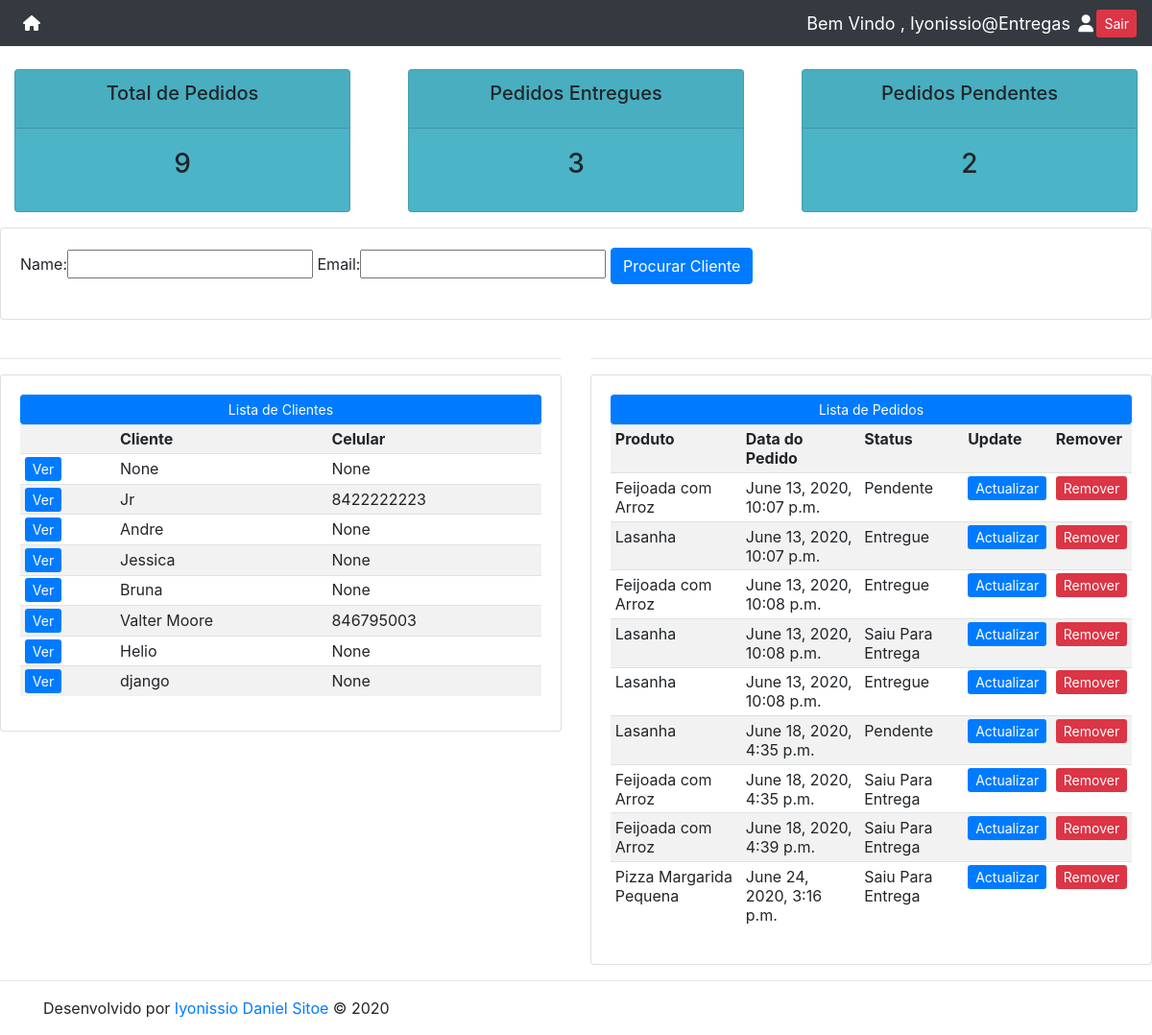
The app's page / (signed in) with its own data.
### entregar/models.py (models this page shows, shortened)
class Customer(models.Model):
    user = models.OneToOneField(User, null=True,blank= True, on_delete=models.CASCADE)
    name = models.CharField(max_length=200, null=True)
    phone = models.CharField(max_length=200, null=True)
    email = models.CharField(max_length=200, null=True)
    profile_pic = models.ImageField(default="HambC.png",null=True,blank=True)
    date_created = models.DateTimeField(auto_now_add=True)

class Order(models.Model):
    STATUS = (
        ('Pendente', 'Pendente'),
        ('Saiu Para Entrega', 'Saiu Para Entrega'),
        ('Entregue', 'Entregue')
    )
    customer = models.ForeignKey(Customer, null=True, on_delete= models.SET_NULL)
    product = models.ForeignKey(Product, null=True, on_delete= models.SET_NULL)
    date_created = models.DateTimeField(auto_now_add=True)
    status = models.CharField(max_length=200, null=True, choices=STATUS)
    note = models.CharField(max_length=1000, null=True)

class Product(models.Model):
    CATEGORY = (
        ('Levar', 'Levar'),
        ('Comer Aqui ', 'Comer Aqui')
    )
    name = models.CharField(max_length=200, null=True)
    price = models.FloatField( null=True)
    category = models.CharField(max_length=200, null=True, choices=CATEGORY)
    description = models.CharField(max_length=200, null=True, blank= True)
    date_created = models.DateTimeField(auto_now_add=True)
    tags = models.ManyToManyField(Tag)
    def __str__(self):
        return self.name

### entregar/decorators.py (the view)
    def wrapper_function(request, *args, **kwargs):
        group = None
        if request.user.groups.exists():
            group = request.user.groups.all()[0].name
        if group == 'customer':
            return redirect('user-page')
        if group == 'admin':
            return view_func(request, *args, **kwargs)

### entregar/views.py (called while the page is built)
@login_required(login_url='login')
@admin_only
def home(request):
    orders = Order.objects.all()
    customers = Customer.objects.all()
    total_customers = customers.count()
    total_orders = orders.count()
    delivered = orders.filter(status = 'Entregue').count()
    pending = orders.filter(status = 'Pendente').count()
    myFilter = CustomerFilter(request.GET, queryset=customers)
    customers = myFilter.qs
    context = {'orders':orders, 'customers':customers,'total_orders':total_orders,'delivered':delivered,'pending':pending ,'myFilter': myFilter}
    return render(request,'entregar/dashboard.html', context)

### entregar/templates/entregar/dashboard.html
{% extends 'entregar/main.html' %}
{% load static %}
{% block content %}
{% include 'entregar/status.html'%}
 <div class="row"   >
    <div class="col" >
        <div class="card card-body ">
            <form method="get">
                {{myFilter.form}}
                 <button type="submit" class="btn btn-primary">Procurar Cliente</button>
            </form>
        </div>
    </div>
</div>
<br>
<div class="row">
    <div class="col-md-6">
        <hr>
        <div class="card card-body ">
            <a class="btn btn-primary btn-sm btn-block" href="#">Lista de Clientes</a>
            <table class="table table-sm table-striped">
                <tr>
                    <th></th>
                    <th>Cliente</th>
                    <th>Celular</th>
                </tr>
                {% for customer in customers %}
                    <tr>
                        <td><a class="btm btn-sm btn-Primary" href="{% url 'customer' customer.id %}">Ver</a></td>
                        <td>{{ customer.name }}</td>
                        <td>{{ customer.phone }}</td>
                    </tr>
                {% endfor %}
            </table>
        </div>
    </div>
    <div class="col-md-6">
        <hr>
        <div class="card card-body">
            <a class="btn btn-primary btn-sm btn-block"  href="#" >Lista de Pedidos</a>
            <table class="table table-sm table-striped">
                <tr>
                    <th>Produto</th>
                    <th>Data do Pedido</th>
                    <th>Status</th>
                    <th>Update</th>
                    <th>Remover</th>
                </tr>
                {% for order in orders %}
                    <tr>
                        <td>{{ order.product }}</td>
                        <td>{{ order.date_created }}</td>
                        <td>{{ order.status }}</td>
                        <td><a class="btm btn-sm btn-Primary" href="{% url 'update_order' order.id %}">Actualizar</a></td>
                        <td><a class="btm btn-sm btn-danger" href="{% url 'delete_order' order.id %}">Remover</a></td>
                    </tr>
                {% endfor %}
            </table>
        </div>
    </div>
</div>
{% endblock content %}

### entregar/templates/entregar/navbar.html (shortened to what this page needs)
{% load static %}
<nav class="navbar navbar-expand-lg navbar-dark bg-dark">
  <div class="collapse navbar-collapse" id="navbarNav">
    <ul class="navbar-nav">
      {% if request.user.is_staff %}
      <li class="nav-item active">
        <a class="nav-link" href="{% url 'home' %}"><i class="fa fa-home"></i></a>
      </li>
      {% endif %}
    </ul>
  </div>
  <span class="hello-msg">Bem Vindo ,  {{request.user}} <a><i class="fa fa-fw fa-user"></i></a> </span>
<a class="btm btn-sm btn-danger" href="{% url 'logout' %}"> Sair </a>
</nav>

### static/css/main.css (style rules this page uses)
body { background-color:white; }

### entregar/templates/entregar/navbar.html (style rules this page uses)
.hello-msg { font-size: 18px; color: #fff; margin-rigth: 20px; }

### records on screen
Customer: name "None", phone "None"
Customer: name "Jr", phone "8422222223"
Customer: name "Andre", phone "None"
Customer: name "Jessica", phone "None"
Customer: name "Bruna", phone "None"
Customer: name "Valter Moore", phone "846795003"
Customer: name "Helio", phone "None"
Customer: name "django", phone "None"
Order: product "Feijoada com Arroz", date_created "June 13, 2020, 10:07 p.m.", status "Pendente"
Order: product "Lasanha", date_created "June 13, 2020, 10:07 p.m.", status "Entregue"
Order: product "Feijoada com Arroz", date_created "June 13, 2020, 10:08 p.m.", status "Entregue"
Order: product "Lasanha", date_created "June 13, 2020, 10:08 p.m.", status "Saiu Para Entrega"
Order: product "Lasanha", date_created "June 13, 2020, 10:08 p.m.", status "Entregue"
Order: product "Lasanha", date_created "June 18, 2020, 4:35 p.m.", status "Pendente"
Order: product "Feijoada com Arroz", date_created "June 18, 2020, 4:35 p.m.", status "Saiu Para Entrega"
Order: product "Feijoada com Arroz", date_created "June 18, 2020, 4:39 p.m.", status "Saiu Para Entrega"
Order: product "Pizza Margarida Pequena", date_created "June 24, 2020, 3:16 p.m.", status "Saiu Para Entrega"

### other values on screen
{{ request.user }} "Iyonissio@Entregas"
{{ total_orders }} "9"
{{ delivered }} "3"
{{ pending }} "2"
